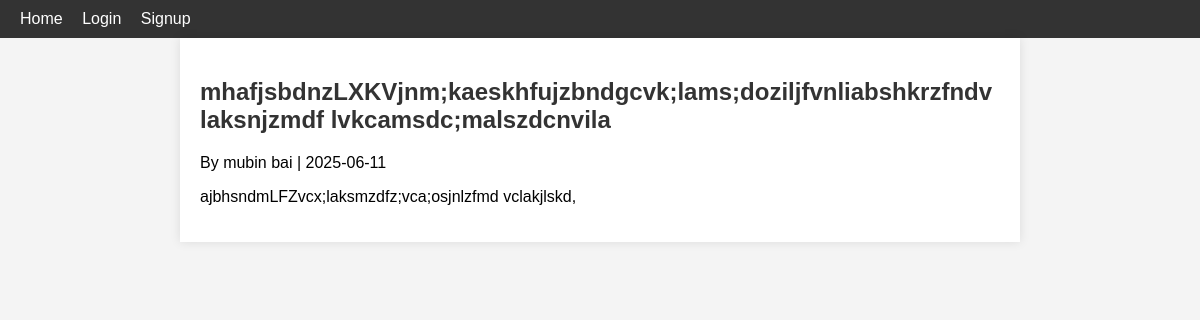
The page /news/2 on the database its author committed.
### models.py (models this page shows, shortened)
class News(db.Model):
    id = db.Column(db.Integer, primary_key=True)
    title = db.Column(db.String(200), nullable=False)
    content = db.Column(db.Text, nullable=False)
    created_at = db.Column(db.DateTime, default=datetime.utcnow)
    updated_at = db.Column(db.DateTime, onupdate=datetime.utcnow)
    user_id = db.Column(db.Integer, db.ForeignKey('user.id'), nullable=False)

class User(db.Model, UserMixin):
    id = db.Column(db.Integer, primary_key=True)
    full_name = db.Column(db.String(100), nullable=False)
    email = db.Column(db.String(120), unique=True, nullable=False)
    password_hash = db.Column(db.String(128), nullable=False)
    profile_pic = db.Column(db.String(200), default='default.jpg')
    joined_at = db.Column(db.DateTime, default=datetime.utcnow)
    news = db.relationship('News', backref='author', lazy=True)

### app.py (the view)
@app.route('/news/<int:news_id>')
def view_news(news_id):
    news = News.query.get_or_404(news_id)
    return render_template('news_detail.html', news=news)

### templates/news_detail.html (shortened to what this page needs)
{% extends 'base.html' %} {% block title %}News Detail{% endblock %} {% block
content %}
<h2>{{ news.title }}</h2>
<p>
  By {{ news.author.full_name }} | {{ news.created_at.strftime('%Y-%m-%d') }}
</p>
<p>{{ news.content }}</p>
 {% endblock %}

### templates/base.html (style rules this page uses)
body { font-family: Arial, sans-serif; background-color: #f4f4f4; margin: 0; padding: 0; }
h2 { color: #333; }

### rows shown on the page
News: title "mhafjsbdnzLXKVjnm;kaeskhfujzbndgcvk;lams;doziljfvnliabshkrzfndv laksnjzmdf lvkcamsdc;malszdcnvila", created_at "2025-06-11", content "ajbhsndmLFZvcx;laksmzdfz;vca;osjnlzfmd vclakjlskd,"
User: author.full_name "mubin bai"
